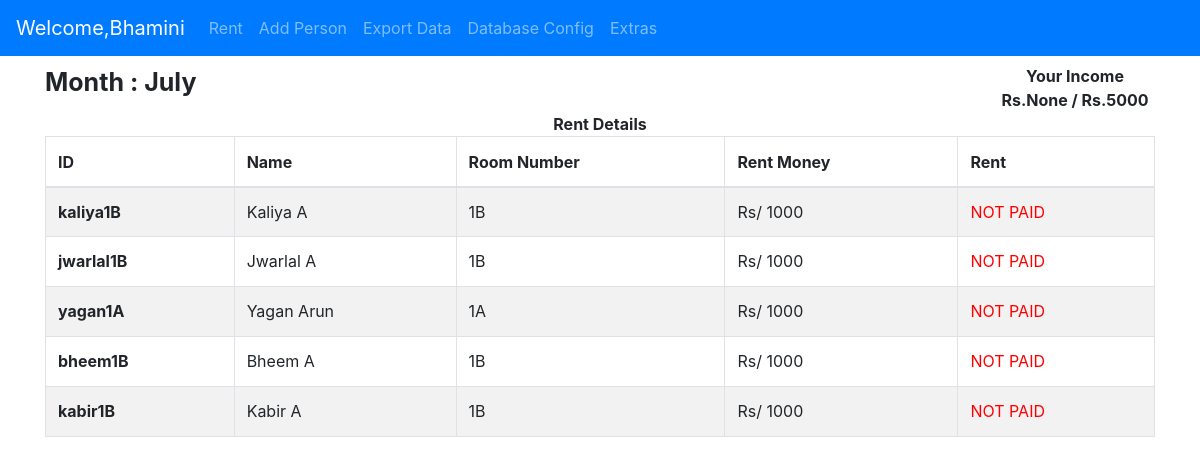
The app's page /rent with its own data.
### Management/models.py (models this page shows)
class Person(models.Model):
    first_name = models.CharField(max_length=30,null=False,blank=False)
    last_name = models.CharField(max_length=30,null=True,blank=True)
    age = models.IntegerField(null=True)
    designation = models.CharField(max_length=30,null=True,blank=True)
    room_no = models.CharField(max_length=30)
    id = models.CharField(primary_key=True,unique=True,max_length=20)
    rent_Ammount = models.IntegerField()
    advance_Ammount = models.IntegerField()
    contact_no = models.IntegerField(null=True)
    date = models.DateField()

### Management/views.py (the view)
# urls.py: path('rent',rent_view , name='rentView'),
def rent_view(request):
    month = datetime.datetime.now().month
    year = datetime.datetime.now().year
    Notpaid = Person.objects.exclude(
        id__in=[tenant.person.id for tenant in Rent.objects.filter(paymentDate__month=month)])
    notPaidList = [person.id for person in Notpaid]
    print(notPaidList)
    context = {
        'person_list': Person.objects.all(),
        'month': datetime.date(year, month, 1).strftime('%B'),
        'notPaid': notPaidList,
        'totalIncome': Person.objects.all().aggregate(Sum('rent_Ammount'))['rent_Ammount__sum'],
        'currentIncome': Rent.objects.filter(paymentDate__month=month).aggregate(Sum('rent'))['rent__sum'],
        'paid': Rent,
        'len': len(Person.objects.all()),
    }
    return render(request, 'rent_view.html', context)

### Management/templates/rent_view.html (shortened to what this page needs)
{% extends 'base.html' %}
{% block content %}
<div class="container mt-2">
        <div class="row">
            <div class="col-lg-3">
                <strong style="font-size:25px;">Month : {{ month }}</strong>
            </div>
            <div class="col-lg-7"></div>
            <div class="col-lg"><center><strong>Your Income Rs.{{ currentIncome }} / Rs.{{ totalIncome }}</strong></center></div>
        </div>
    </div>
    {% if len == 0 %}
        <center><strong>NO RENT DETAILS AVAILABLEs</strong></center>
    {% else %}
        <center><strong>Rent Details</strong></center>
        <div class="container">
            <div class="row">
                <div class="col-lg">
                    <div class="table-wrapper-scroll-y my-custom-scrollbar">
                      <table class="table table-bordered table-striped mb-0">
                        <thead>
                          <tr>
                              <th>ID</th>
                              <th>Name</th>
                              <th>Room Number</th>
                              <th>Rent Money</th>
                              <TH>Rent</TH>
                          </tr>
                        </thead>
                        <tbody>
                            {% for person in person_list %}
                                        <tr>
                                            <th scope="row">{{ person.id }}</th>
                                            <td>{{ person.first_name }} {{ person.last_name }}
                                            <td>{{ person.room_no }}</td>
                                            <td>Rs/ {{ person.rent_Ammount }}</td>
                                                {% if person.id not in notPaid %}
                                                    <td><a style="text-decoration:none;color:green;" href="details/{{ person.id }}">PAID</a></td>
                                                {% else %}
                                                    <td><a style="color:red;text-decoration:none;" href="payRent/{{ person.id }}">NOT PAID</a></td>
                                                {% endif %}
                                        </tr>
                                    {% endfor %}
                        </tbody>
                      </table>
                     </div>
                </div>
            </div>
        </div>
    {% endif %}
{% endblock %}

### templates/base.html (style rules this page uses)
table { width: 100%; }
th ,td { padding:20px; border : 2px solid black; height: 50px }

### Management/templates/rent_view.html (style rules this page uses)
.my-custom-scrollbar { position: relative; height: 500px; overflow: auto; }
.table-wrapper-scroll-y { display: block; }

### records on screen
Person: id "kaliya1B", first_name "Kaliya", last_name "A", room_no "1B", rent_Ammount "1000"
Person: id "jwarlal1B", first_name "Jwarlal", last_name "A", room_no "1B", rent_Ammount "1000"
Person: id "yagan1A", first_name "Yagan", last_name "Arun", room_no "1A", rent_Ammount "1000"
Person: id "bheem1B", first_name "Bheem", last_name "A", room_no "1B", rent_Ammount "1000"
Person: id "kabir1B", first_name "Kabir", last_name "A", room_no "1B", rent_Ammount "1000"

### other values on screen
{{ currentIncome }} "None"
{{ totalIncome }} "5000"
